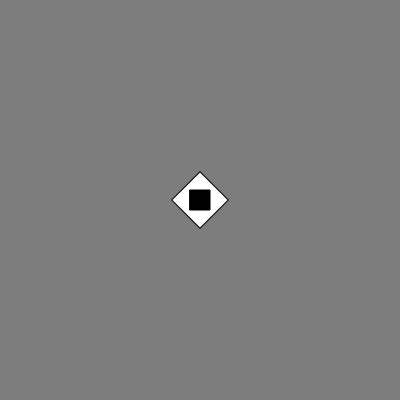
Frame 1 (no input)
Frame 60 (no input): identical to frame 1, image omitted
Frame 120 (the mouse pressed at the canvas centre since frame 60): identical to frame 1, image omitted

The p5.js sketch that drew this single still picture (run headless with seeded random() and noise() and a simulated clock; from frame 60 on, the mouse is pressed at the canvas centre):

// p5.js sketch
// ── sketch.js
let canvasHeight = 400
let canvasWidth = 400

function setup() {
  createCanvas(canvasWidth, canvasHeight);
  rectMode(CENTER);
  angleMode(DEGREES);
}

function draw() {
  background(125);

  push();
  fill("white")
  translate(200,200);
  rotate(45);
  rect(0,0,40,40);
  pop();
  fill("black");
  rect(200,200,20,20)
}
